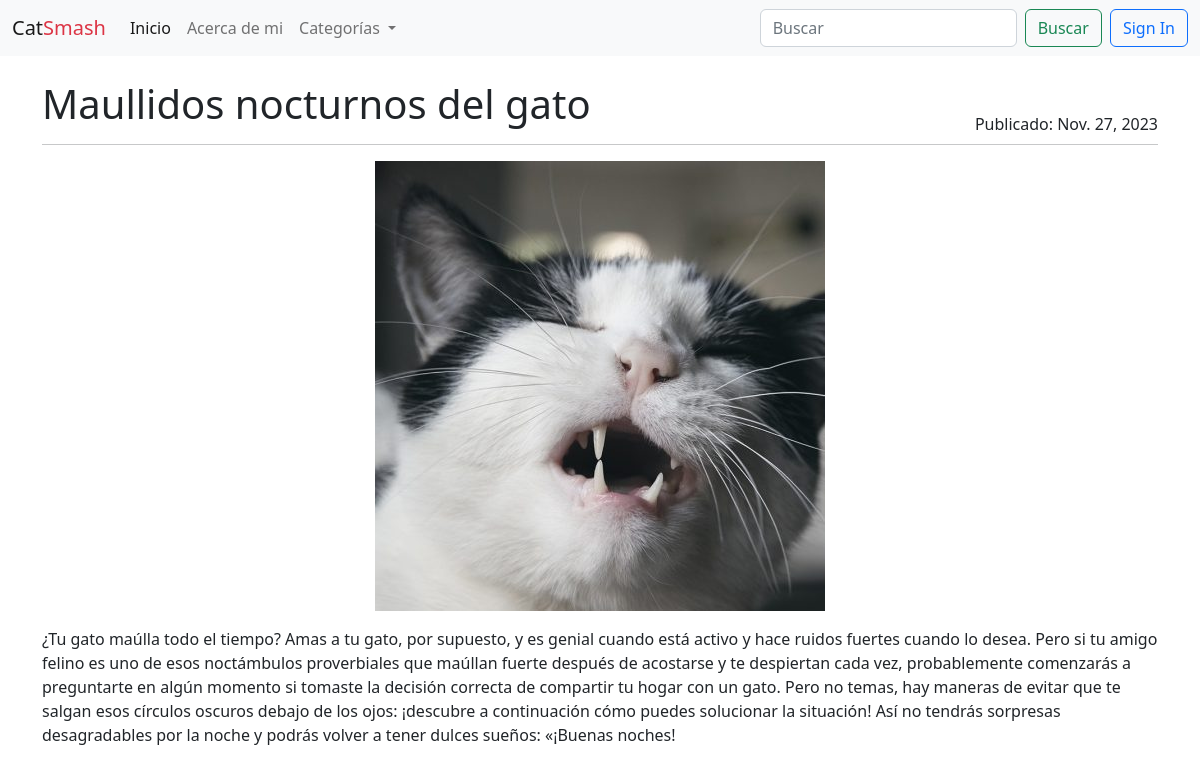
Page /article/causas-y-soluciones on the committed database.
### blog/models.py (models this page shows, shortened)
class Articulo(models.Model):
    titulo = models.CharField(max_length=255)
    subtitulo = models.CharField(max_length=255)
    cuerpo = RichTextField()
    autor = models.ForeignKey(settings.AUTH_USER_MODEL, on_delete=models.PROTECT)
    fecha = models.DateTimeField(auto_now_add=True)
    imagen = models.ImageField(upload_to='imagenes/', blank=True, null=True)
    slug = models.SlugField(unique=True)
    overview = models.TextField()
    categories = models.ManyToManyField("Category")
    featured = models.BooleanField(default=False)
    pub_date = models.DateTimeField(default=timezone.now)
    class Meta:
        ordering = ["-fecha"]

### blog/views.py (the view)
# urls.py: path('article/<slug:slug>', views.ArticleDetailView.as_view(), name="article"),
class ArticleDetailView(generic.DetailView):
    model = Articulo
    queryset = Articulo.objects.filter(
        pub_date__lte=timezone.now()
    )
    def get_context_data(self, **kwargs):
        context = super().get_context_data(**kwargs)
        context['categories'] = Category.objects.all()
        return context

### blog/templatetags/markdown_extras.py (called while the page is built)
@register.filter()
@stringfilter
def markdown(value):
    return md.markdown(value, extensions=[
        'markdown.extensions.fenced_code',
        'markdown.extensions.toc',
    ])

### blog/templates/blog/articulo_detail.html
{% extends 'base.html' %} {% block content %} {% load markdown_extras %}
<div class="container-xxl bd-gutter mt-3 my-md-4 bd-layout">
  <main class="container">
    <div class="row g-5">
      <div class="col-md-12">
        <div class="row">
          <div class="d-flex justify-content-between">
            <h1>{{ articulo.titulo }}</h1>
            <div class="align-self-end">
              Publicado: {{ articulo.pub_date.date }}
            </div>
          </div>
        </div>
        <hr class="d-none d-md-block my-2 mb-3 mt-2" />
        {% if articulo.imagen %}
        <div class="text-center">
          <img src="{{ articulo.imagen.url }}" class="img-fluid" alt="imagen" />
        </div>
        {% endif %}
        <p>{{ articulo.cuerpo | markdown | safe }}</p>
      </div>
    </div>
  </main>
</div>
{% endblock content %}

### rows in the picture
Articulo: titulo "Maullidos nocturnos del gato", pub_date "Nov. 27, 2023", imagen (picture), cuerpo "¿Tu gato maúlla todo el tiempo? Amas a tu gato, por supuesto, y es genial cuando está activo y hace ruidos fuertes cuando lo desea. Pero si tu amigo felino es uno de esos noctámbulos proverbiales que maúllan fuerte después de acostarse y te despiertan cada vez, probablemente comenzarás a preguntarte en algún momento si tomaste la decisión correcta de compartir tu hogar con un gato. Pero no temas, hay maneras de evitar que te salgan esos círculos oscuros debajo de los ojos: ¡descubre a continuación cómo puedes solucionar la situación! Así no tendrás sorpresas desagradables por la noche y podrás volver a tener dulces sueños: «¡Buenas noches!"
